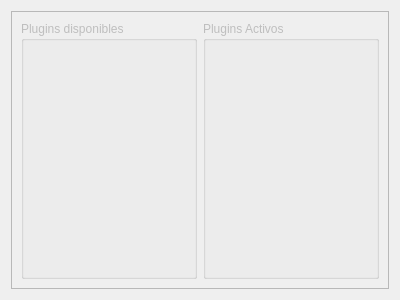
<?xml version="1.0" encoding="UTF-8"?>
<ui version="4.0">
 <class>StealthTab3</class>
 <widget class="QWidget" name="StealthTab3">
  <property name="geometry">
   <rect>
    <x>0</x>
    <y>0</y>
    <width>400</width>
    <height>300</height>
   </rect>
  </property>
  <property name="windowTitle">
   <string>Form</string>
  </property>
  <layout class="QGridLayout" name="gridLayout">
   <item row="0" column="0">
    <widget class="QFrame" name="frame">
     <property name="frameShape">
      <enum>QFrame::StyledPanel</enum>
     </property>
     <property name="frameShadow">
      <enum>QFrame::Sunken</enum>
     </property>
     <layout class="QGridLayout" name="gridLayout_2">
      <item row="0" column="0">
       <widget class="QGroupBox" name="groupBox">
        <property name="enabled">
         <bool>false</bool>
        </property>
        <property name="title">
         <string>Plugins disponibles</string>
        </property>
       </widget>
      </item>
      <item row="0" column="1">
       <widget class="QGroupBox" name="groupBox_2">
        <property name="enabled">
         <bool>false</bool>
        </property>
        <property name="title">
         <string>Plugins Activos</string>
        </property>
       </widget>
      </item>
     </layout>
    </widget>
   </item>
  </layout>
 </widget>
 <resources/>
 <connections/>
</ui>
